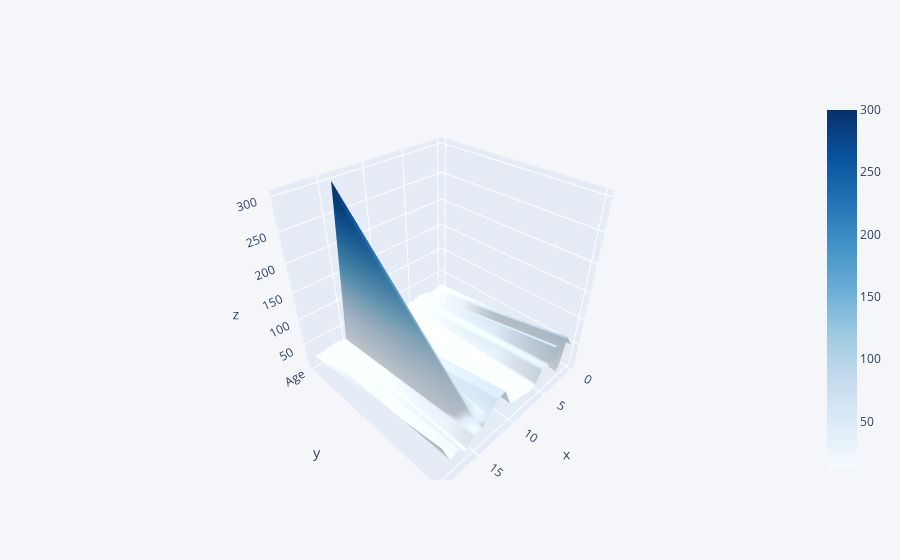

Notebook cell for this chart:
### Code cell
data[['Age','SalesinRs']].iplot(kind='surface',colorscale='blues')

### Figure 1 — Plotly figure (JSON) as saved in the notebook; plotly's stock layout.template omitted (floating-point values rounded to 4 significant figures)
{"data": [{"colorscale": [[0, "rgb(247,251,255)"], [0.125, "rgb(222,235,247)"], [0.25, "rgb(198,219,239)"], [0.375, "rgb(158,202,225)"], [0.5, "rgb(107,174,214)"], [0.625, "rgb(66,146,198)"], [0.75, "rgb(33,113,181)"], [0.875, "rgb(8,81,156)"], [1, "rgb(8,48,107)"]], "type": "surface", "x": [0, 1, 2, 3, 4, 5, 6, 7, 8, 9, 10, 11, 12, 13, 14, 15, 16, 17, 18, 19], "y": ["Age", "SalesinRs"], "z": [[25, 22, 20, 27, 28, 24, 24, 23, 24, 30, 19, 24, 26, 26, 300, 24, 29, 27, 24, 25], [50, 75, 11, 77, 45, 52, 26, 24, 28, 31, 36, 72, 69, 51, 34, 40, 18, 35, 29, 68]]}], "layout": {"legend": {"bgcolor": "#F5F6F9", "font": {"color": "#4D5663"}}, "paper_bgcolor": "#F5F6F9", "plot_bgcolor": "#F5F6F9", "title": {"font": {"color": "#4D5663"}}, "xaxis": {"gridcolor": "#E1E5ED", "showgrid": true, "tickfont": {"color": "#4D5663"}, "title": {"font": {"color": "#4D5663"}, "text": ""}, "zerolinecolor": "#E1E5ED"}, "yaxis": {"gridcolor": "#E1E5ED", "showgrid": true, "tickfont": {"color": "#4D5663"}, "title": {"font": {"color": "#4D5663"}, "text": ""}, "zerolinecolor": "#E1E5ED"}}}
